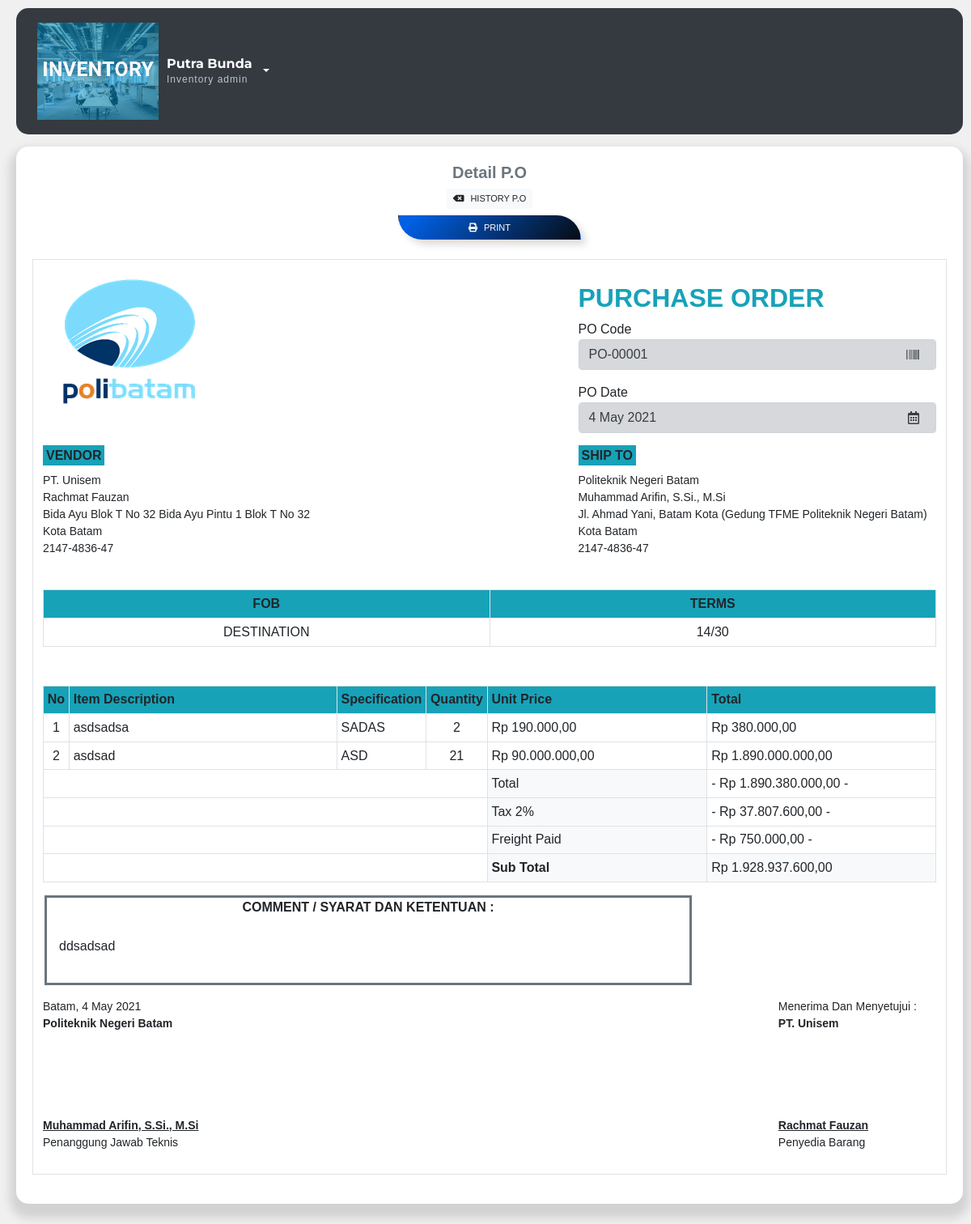
The app's page /admin/invoice-po?id=1 (signed in) with its own data.
### tables this page shows
CREATE TABLE `form_po` (
  `id_po` int(50) NOT NULL,
  `kode_po` int(11) NOT NULL,
  `kode_pr` int(11) NOT NULL,
  `supplier_name` varchar(80) NOT NULL,
  `supplier_code` varchar(30) NOT NULL,
  `po_date` date NOT NULL,
  `status_po` enum('waiting','approve','rejected','') NOT NULL,
  `tax` varchar(50) NOT NULL,
  `paid` varchar(50) NOT NULL,
  `name_emp` varchar(100) NOT NULL,
  `city_emp` varchar(100) NOT NULL,
  `address_emp` varchar(100) NOT NULL,
  `phone_emp` int(15) NOT NULL,
  `head_division` varchar(50) NOT NULL,
  `city_head` varchar(100) NOT NULL,
  `head_address` varchar(100) NOT NULL,
  `head_phone` int(15) NOT NULL,
  `terms` float NOT NULL,
  `comment` text NOT NULL,
  `requestor_po` varchar(30) NOT NULL
);

CREATE TABLE `unit_cost` (
  `id_unit` int(11) NOT NULL,
  `id_po` int(11) NOT NULL,
  `kode_pr` varchar(11) NOT NULL,
  `describ` varchar(100) NOT NULL,
  `unit_cost` varchar(100) NOT NULL,
  `spesifikasi` varchar(100) NOT NULL,
  `quantity` varchar(30) NOT NULL,
  `total` varchar(100) NOT NULL
);

### admin/invoice-po.php (the view, shortened to what this page needs)
<?php
include "../config/config.php";
$id = $_GET['id'];
$sql = mysqli_query($conn, "SELECT * FROM form_po WHERE kode_po = '$id'");
$hasil = mysqli_fetch_assoc($sql);
$unit_price = mysqli_query($conn, "SELECT * FROM unit_cost WHERE id_po = $id");
function angka($angka){
    $hasilRupiah = " Rp " . number_format($angka,2,',','.');
    return $hasilRupiah;
};
?>
<!DOCTYPE html>
<html lang="en">
<head>
    <link rel="stylesheet" href="https://maxcdn.bootstrapcdn.com/bootstrap/4.0.0/css/bootstrap.min.css"
>
    <link rel="stylesheet" href="../teknisi/css/dashboard-tech.css">
    <link rel="stylesheet" href="../teknisi/css/profile-tech.css">
    <link rel="stylesheet" href="https://cdnjs.cloudflare.com/ajax/libs/font-awesome/5.14.0/css/all.min.css">
    <link rel="stylesheet" href="../swal2/dist/sweetalert2.min.css">
</head>
<body>
    <div class="grid">
        <div class="invoice-po">
            <div class="navbar justify-content-between bg-dark text-white">
                <div class="profile">
                    <div class="wrapper-image">
                        <img src="../image/profile.png" alt="">
                    </div>
                    <div class="profile-name">
                        <h5 style="text-transform:capitalize;"><?= $_SESSION['user']; ?></h5>
                        <p>Inventory admin</p>
                    </div>
                    <div class="dropdown">
                        <button class="btn dropdown-toggle text-white" type="button" id="dropdownMenuButton"
                            data-toggle="dropdown" aria-haspopup="true" aria-expanded="false"></button>
                    </div>
                </div>
            </div>
            <div class="box">
                <div class="data-entry">
                        <h5 class="tron font-weight-bold text-secondary text-center">Detail P.O</h5>
                    <div class="title mb-4 text-uppercase d-flex justify-content-center flex-column align-items-center">
                        <a href="history-po" style="font-size: 11px;" class="btn tron btn-light btn-sm border-0 mb-2"><i class="fas fa-backspace mr-2"></i>history p.o</a>
                        <a href="#" onclick="window.print();" style="font-size: 11px;" class="btn tron invoice <?php $status = ($hasil['status_po'] == 'approve') ? ' ': print 'd-none' ?>"><i class="fas fa-print mr-2"></i>print</a>
                    </div>
                    <div class="form-group">
                        <form method="post">
                            <div class="table-responsive-sm">
                                <table class="table table-bordered">
                                    <tr>
                                        <td colspan="2" style="overflow-x: hidden;">
                                            <div class="row">
                                                <div class="col-md-7">
                                                    <img src="../image/poltek.png" alt="logo poltek"> <br>
                                                </div>
                                                <div class="col-md-5 mt-3">
                                                    <h2 class="text-info font-weight-bold">PURCHASE ORDER</h2>
                                                    PO Code<br />
                                                    <?php $code = sprintf("%05s", $hasil['kode_po']) ?>
                                                    <p
                                                        class="form-control d-flex justify-content-between align-items-center list-group-item-secondary">
                                                        <?= "PO-".$code; ?><i class="fas fa-barcode mr-2"></i></p>
                                                    <?php $date = date_create($hasil['po_date']); ?>
                                                    PO Date<br />
                                                    <p
                                                        class="form-control d-flex justify-content-between align-items-center list-group-item-secondary">
                                                        <?= date_format($date, 'j F Y'); ?><i
                                                            class="far fa-calendar-alt mr-2"></i></p>
                                                </div>
                                            </div>
                                            <div class="row">
                                                <div class="col-md-7">
                                                    <b class="bg-info p-1 ">VENDOR</b><br />
                                                    <div class="detailVendor mt-2" style="font-size: 14px;">
                                                        <p class="text-capitalize">
                                                            <?= $hasil['supplier_name']; ?> <br>
                                                            <?= $hasil['name_emp']; ?> <br>
                                                            <?= $hasil['address_emp']; ?> <br>
                                                            Kota <?= $hasil['city_emp']; ?> <br>
                                                            <?= wordwrap($hasil['phone_emp'],4,'-', TRUE); ?>
                                                        </p>
                                                    </div>
                                                </div>
                                                <div class="col-md-5">
                                                    <b class="bg-info p-1">SHIP TO</b><br />
                                                    <div class="detailVendor mt-2" style="font-size: 14px;">
                                                        <p style="text-transform:capitalization;">Politeknik Negeri
                                                            Batam <br>
                                                            <?= $hasil['head_division']; ?> <br>
                                                            <?= $hasil['head_address']; ?><br>
                                                            Kota <?= $hasil['city_head']; ?> <br>
                                                            <?= wordwrap($hasil['head_phone'], 4 ,'-', TRUE); ?><br>
                                                        </p>
                                                    </div>
                                                </div>
                                            </div>
                                            <br />
                                            <table class="table table-bordered mb-5 table-sm text-center">
                                                <tr class="bg-info">
                                                    <th>FOB</th>
                                                    <th>TERMS</th>
                                                </tr>
                                                <tr>
                                                    <td>DESTINATION</td>
                                                    <td><?= $hasil['terms']; ?>/30</td>
                                                </tr>
                                            </table>
                                            <table id="invoice-item-table" class="table table-bordered table-sm height"
                                                style="border-collapse: collapse;">
                                                <tr class="bg-info">
                                                    <th width="2%">No</th>
                                                    <th width="30%">Item Description</th>
                                                    <th width="10%">Specification</th>
                                                    <th width="3%">Quantity</th>
                                                    <th>Unit Price</th>
                                                    <th>Total</th>
                                                </tr>
                                                <?php $total=0; ?>
                                                <?php $i=1; ?>
                                                <?php foreach($unit_price as $dt) :?>
                                                <tr class="addForm">
                                                    <td class="text-center"><?= $i; ?></td>
                                                    <td><?= $dt['describ']; ?>
                                                    </td>
                                                    <td style="text-transform:uppercase;"><?= $dt['spesifikasi']; ?>
                                                    </td>
                                                    <td class="text-center"><?= $dt['quantity']; ?>
                                                    </td>
                                                    <td>
                                                        <?php
                                                            $uP = $dt['unit_cost'];
                                                            $convertPrice = (int)str_replace('.','', $uP);
                                                        ?>
                                                        <?= angka($convertPrice); ?>
                                                    </td>
                                                    <td><?= angka($dt['total']); ?>
                                                    </td>
                                                    <?php $total += $dt['total']; ?>
                                                </tr>
                                                <?php $i++; ?>
                                                <?php endforeach; ?>
                                                <tr class="bg-light">
                                                    <td colspan="4" class="bg-white"></td>
                                                    <td>Total</td>
                                                    <td class="bg-white">- <?= angka($total) ?> -</td>
                                                </tr>
                                                <tr class="bg-light">
                                                    <td colspan="4" class="bg-white"></td>
                                                    <?php $tax = $hasil['tax'];
                                                        $total_item=(float)$total;
                                                        $div = ($tax/100) * $total_item;
                                                        $convertTax = str_replace('.',',', $tax);
                                                        ?>
                                                    <td>Tax <?= $convertTax; ?>%</td>
                                                    <td class="bg-white">- <?= angka($div) ?> -</td>
                                                </tr>
                                                <tr class="bg-light">
                                                    <td colspan="4" class="bg-white"></td>
                                                    <?php $paid = $hasil['paid'];
                                                        $convertPaid = (int)str_replace('.','', $paid);
                                                        ?>
                                                    <td>Freight Paid</td>
                                                    <td class="bg-white">- <?= angka($convertPaid) ?> -</td>
                                                </tr>
                                                <tr class="bg-light">
                                                    <td colspan="4" class="bg-white"></td>
                                                    <?php
                                                        $sub_total = $total+(int)$div+$convertPaid;
                                                    ?>
                                                    <td><strong>Sub Total</strong></td>
                                                    <td><?= angka($sub_total) ?></td>
                                                </tr>
                                            </table>
                                            <div class="row comment">
                                                <div class="col-md-12">
                                                    <label class="font-weight-bold">COMMENT / SYARAT DAN KETENTUAN :</label>
                                                    <p><?= $hasil['comment']; ?></p>
                                                </div>
                                            </div>
                                            <div class="row" style="margin-top: 1em;">
                                                <div class="col">
                                                    <div class="detailVendor" style="width:300px; font-size:14px;">
                                                        <p>Batam, <?= date_format($date, 'j F Y'); ?><br>
                                                            <b>Politeknik Negeri Batam</b> <br> <br> <br> <br> <br> <br>
                                                            <b><u><?= $hasil['head_division']; ?></u></b> <br>
                                                            Penanggung Jawab Teknis <br>
                                                        </p>
                                                    </div>
                                                </div>
                                                <div class="col" style="width: 300px;">
                                                    <div class="detailVendor mr-4 d-flex justify-content-end" style="font-size:14px;">
                                                        <p class="text-capitalize">Menerima dan menyetujui : <br>
                                                            <b><?= $hasil['supplier_name']; ?></b> <br> <br> <br> <br>
                                                            <br> <br>
                                                            <b><u><?= $hasil['name_emp']; ?></u></b> <br>
                                                            Penyedia Barang<br>
                                                        </p>
                                                    </div>
                                                </div>
                                            </div>
                                        </td>
                                    </tr>
                                </table>
                            </div>
                        </form>
                    </div>
                </div>
            </div>
</body>
</html>

### records on screen
form_po: kode_po "00001", po_date "4 May 2021", supplier_name "PT. Unisem", name_emp "Rachmat Fauzan", address_emp "Bida Ayu Blok T No 32 Bida Ayu Pintu 1 Blok T No 32", city_emp "Batam", phone_emp "2147-4836-47", head_division "Muhammad Arifin, S.Si., M.Si", head_address "Jl. Ahmad Yani, Batam Kota (Gedung TFME Politeknik Negeri Batam)", city_head "Batam", head_phone "2147-4836-47", terms "14", tax "2", tax "Rp 37.807.600,00", paid "Rp 750.000,00", angka($sub_total) "Rp 1.928.937.600,00", comment "ddsadsad"
unit_cost: describ "asdsadsa", spesifikasi "SADAS", quantity "2", unit_cost "Rp 190.000,00", total "Rp 380.000,00"
unit_cost: describ "asdsad", spesifikasi "ASD", quantity "21", unit_cost "Rp 90.000.000,00", total "Rp 1.890.000.000,00"

### other values on screen
$_SESSION['user'] "Putra Bunda"
angka($total) "Rp 1.890.380.000,00"
